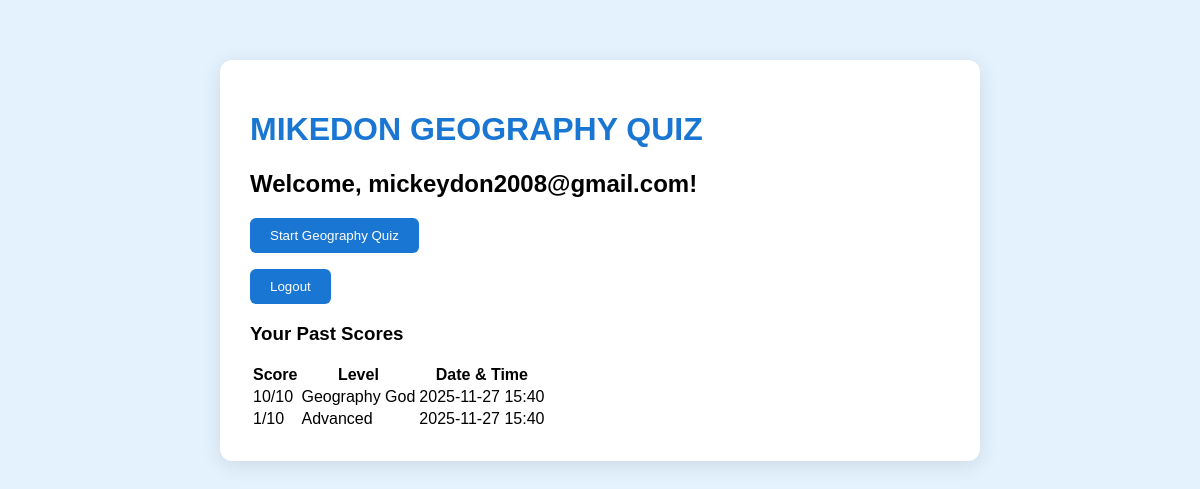
The page /userhome (signed in) on the database as committed earlier.
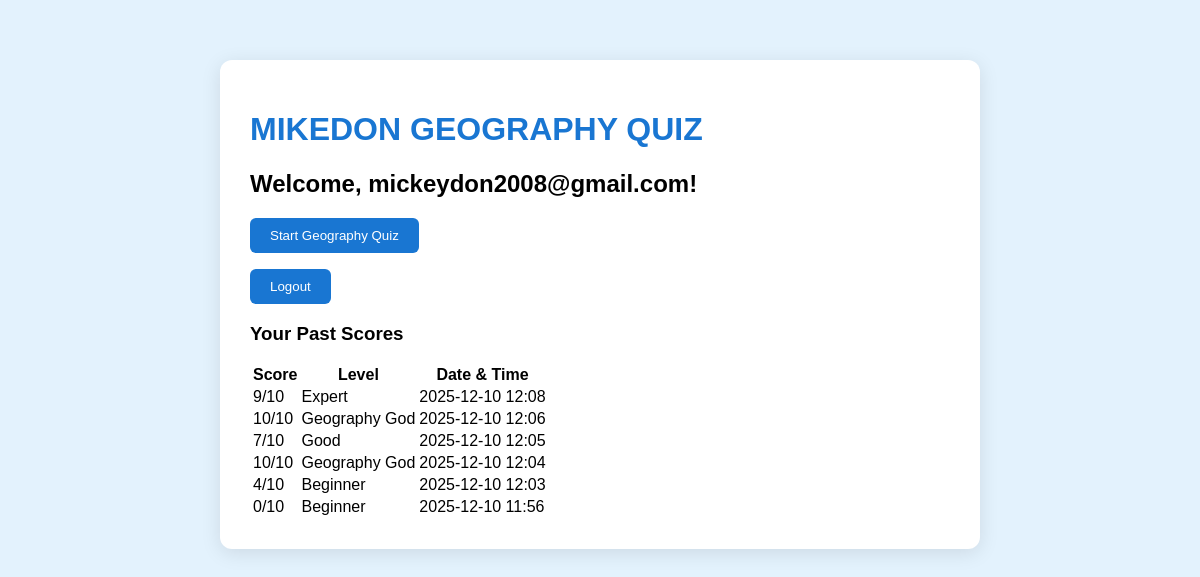
The same page on the database as committed later.
### tables this page shows
CREATE TABLE records (
                 id INTEGER PRIMARY KEY AUTOINCREMENT,
                 user_id INTEGER,
                 score INTEGER,
                 level TEXT,
                 timestamp TEXT,
                 time_taken INTEGER DEFAULT 0);

### app.py (the view)
@app.route('/userhome')
def user_home():
    if 'user_id' not in session:
        return redirect(url_for('login'))
    conn = sqlite3.connect('database.db')
    c = conn.cursor()
    c.execute("SELECT score, level, timestamp FROM records WHERE user_id=? ORDER BY timestamp DESC", (session['user_id'],))
    records = c.fetchall()
    conn.close()
    return render_template('userHome.html', username=session['username'], records=records)

### templates/userHome.html (shortened to what this page needs)
<!DOCTYPE html>
<html>
<head>
    <link rel="stylesheet" href="{{ url_for('static', filename='styles.css') }}">
</head>
<body>
<div class="box">
    <h1>MIKEDON GEOGRAPHY QUIZ</h1>
    <h2>Welcome, {{ username }}!</h2>
    <p><a href="/collectingdata"><button>Start Geography Quiz</button></a></p>
    <p><a href="/logout"><button>Logout</button></a></p>
    {% if records %}
    <h3>Your Past Scores</h3>
    <table>
        <tr>
            <th>Score</th>
            <th>Level</th>
            <th>Date & Time</th>
        </tr>
        {% for r in records %}
        <tr>
            <td>{{ r[0] }}/10</td>
            <td>{{ r[1] }}</td>
            <td>{{ r[2] }}</td>
        </tr>
        {% endfor %}
    </table>
    {% else %}
    <p>No quiz taken yet. Start now!</p>
    {% endif %}
</div>
</body>
</html>

Rows that differ between the two databases and show on the page:
removed records: score "10", level "Geography God", timestamp "2025-11-27 15:40"
removed records: score "1", level "Advanced", timestamp "2025-11-27 15:40"
added records: score "9", level "Expert", timestamp "2025-12-10 12:08"
added records: score "10", level "Geography God", timestamp "2025-12-10 12:06"
added records: score "7", level "Good", timestamp "2025-12-10 12:05"
added records: score "10", level "Geography God", timestamp "2025-12-10 12:04"
added records: score "4", level "Beginner", timestamp "2025-12-10 12:03"
added records: score "0", level "Beginner", timestamp "2025-12-10 11:56"
